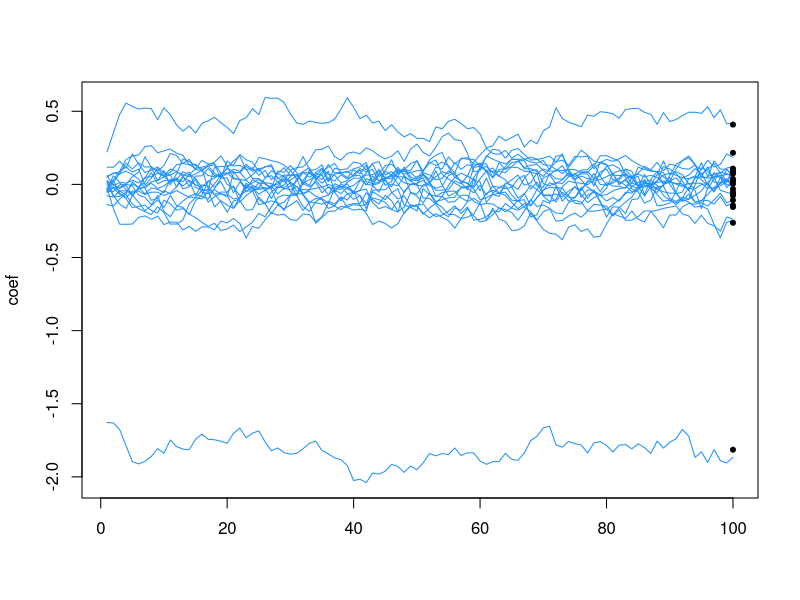
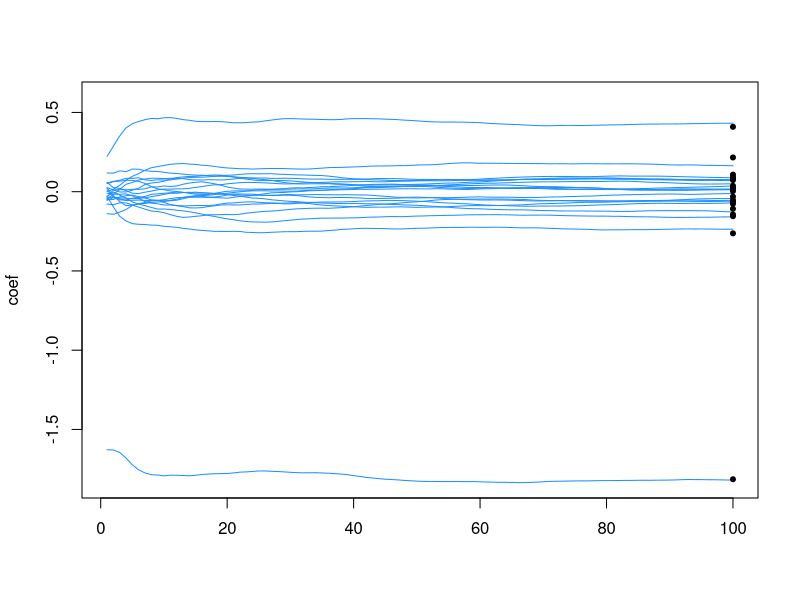
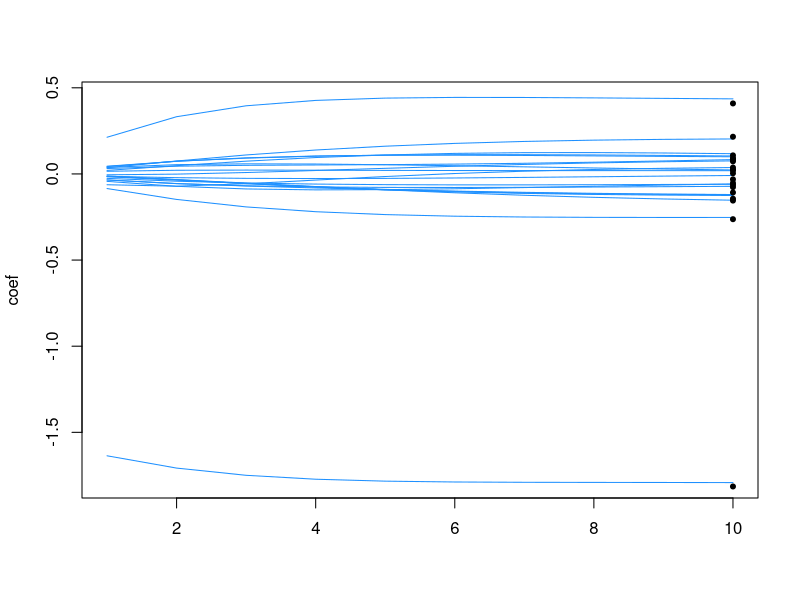

The R script that drew these images, in order:
library(MASS)

set.seed(3)

# Simulate n data points from a ridge regression model with p inputs.
# Other parameters: p1, the number of nonzero coefficients to simulate
# (should not be greater than p); s, the residual standard deviation
# (s.d.); s0, the prior s.d. used to simulate the nonzero
# coefficients; and r, the correlation among the inputs.
sim_ridge_data <- function (n, p, p1, s, s0, r) {
  R <- matrix(r,p,p)
  diag(R) <- 1
  X <- mvrnorm(n,rep(0,p),R)
  X <- scale(X,center = TRUE,scale = FALSE)
  b <- rep(0,p)
  b[1:p1] <- rnorm(p1,sd = s0)
  y <- X %*% b + rnorm(n,sd = s)
  y <- drop(scale(y,center = TRUE,scale = FALSE))
  return(list(X = X,y = y,b = b))
}

# Return the posterior distribution for the ridge regression model
# given data X, y, residual s.d. s, and prior s.d. s0.
ridge_post <- function (X, y, s, s0) {
  p <- ncol(X)
  lambda <- (s/s0)^2
  V <- s^2 * solve(crossprod(X) + lambda*diag(p))
  b <- drop(V %*% crossprod(X,y)/s^2)
  return(list(mean = b,var = diag(V)))
}

# TO DO: Explain here what this function does, and how to use it.
ridge_gs <- function (X, y, s, s0, niter, b = rep(0,ncol(X))) {
  p  <- length(b)
  B  <- matrix(0,p,niter)
  XX <- crossprod(X)
  xy <- drop(crossprod(X,y))
  for (i in 1:niter) {
    for (j in 1:p) {
      v    <- 1/(XX[j,j]/s^2 + 1/s0^2)
      mu   <- v * (xy[j] - sum(XX[j,-j]*b[-j]))/s^2
      b[j] <- rnorm(1,mu,sqrt(v))
    }
    B[,i] <- b
  }
  return(B)
}

# TO DO: Explain here what this function does, and how to use it.
plot_coefs_over_time <- function (B, show_average = FALSE) {
  p     <- nrow(B)
  niter <- ncol(B)
  if (show_average)
    B[1,] <- cumsum(B[1,])/1:niter
  plot(1:niter,B[1,],type = "l",lwd = 1,col = "dodgerblue",
       ylim = range(B),xlab = "",ylab = "coef")
  for (j in 2:p) {
    if (show_average)
      B[j,] <- cumsum(B[j,])/1:niter
    lines(1:niter,B[j,],lwd = 1,col = "dodgerblue")
  }
}

n   <- 100
p   <- 20
s   <- 0.3
s0  <- 2
r   <- 0.8
sim <- sim_ridge_data(n,p,2,s,s0,r)
X   <- sim$X
y   <- sim$y

post <- ridge_post(X,y,s,s0)

niter <- 100
B <- ridge_gs(X,y,s,s0,niter)
plot_coefs_over_time(B)
points(rep(niter,p),post$mean,pch = 20,col = "black",cex = 1)
plot_coefs_over_time(B,show_average = TRUE)
points(rep(niter,p),post$mean,pch = 20,col = "black",cex = 1)

# TO DO: UPDATE THIS DESCRIPTION. Return the posterior distribution
# for the ridge regression model given data X, y, residual s.d. s, and
# prior s.d. s0.
ridge_post1 <- function (x, y, s, s0) {
  xx <- sum(x^2)
  xy <- sum(x*y)
  v <- s^2/(xx + (s/s0)^2)
  # v <- 1/(xx/s^2 + 1/s0^2)
  b <- v*xy/s^2
  return(list(mean = b,var = v))
}

# TO DO: Explain here what this function does, and how to use it.
ridge_coord_ascent <- function (X, y, s, s0, niter, b = rep(0,ncol(X))) {
  p <- length(b)
  B <- matrix(0,p,niter)
  for (i in 1:niter) {
    r <- drop(y - X %*% b)
    for (j in 1:p) {
      x <- X[,j]
      r <- r + x*b[j]
      b[j] <- ridge_post1(x,r,s,s0)$mean
      r <- r - x*b[j]
    }
    B[,i] <- b
  }
  return(B)
}

niter <- 10
B_map <- ridge_coord_ascent(X,y,s,s0,niter)
plot_coefs_over_time(B_map)
points(rep(niter,p),post$mean,pch = 20,col = "black",cex = 1)
